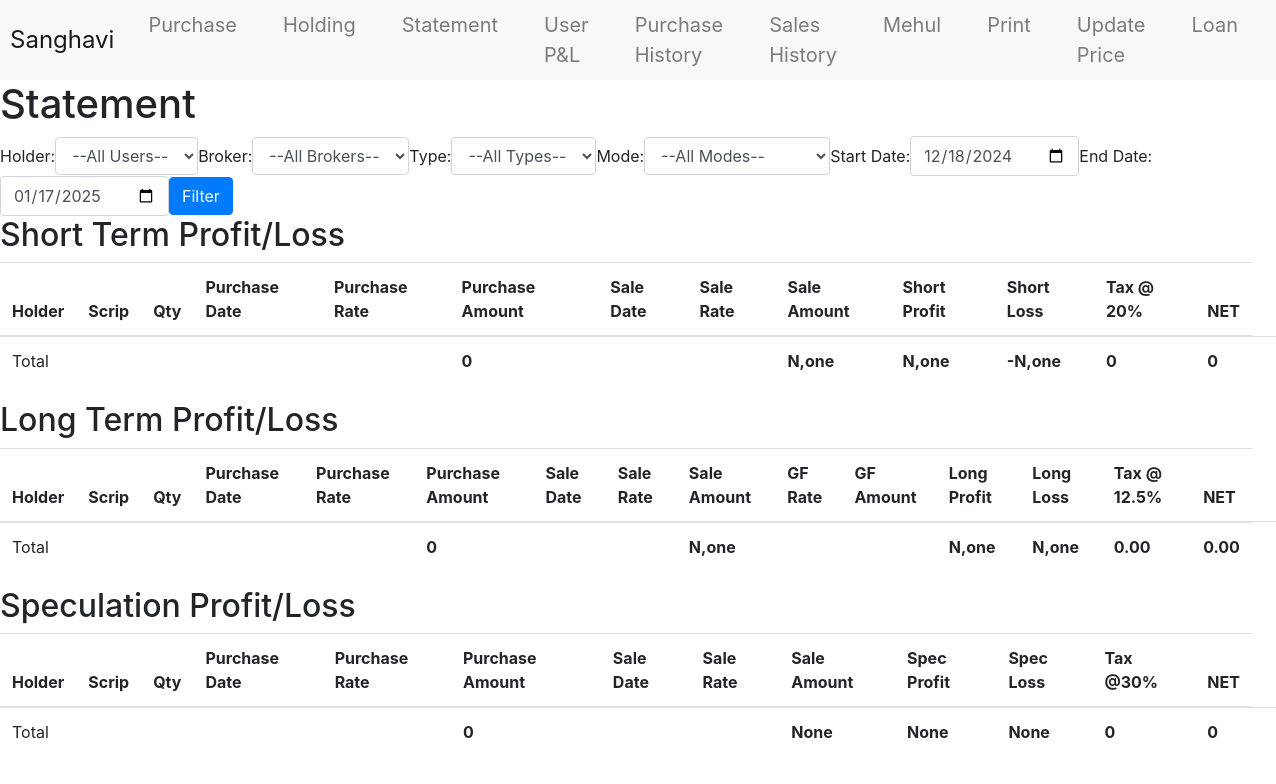
Page /SharesMF/main-feature-statement/ on the earlier database version.
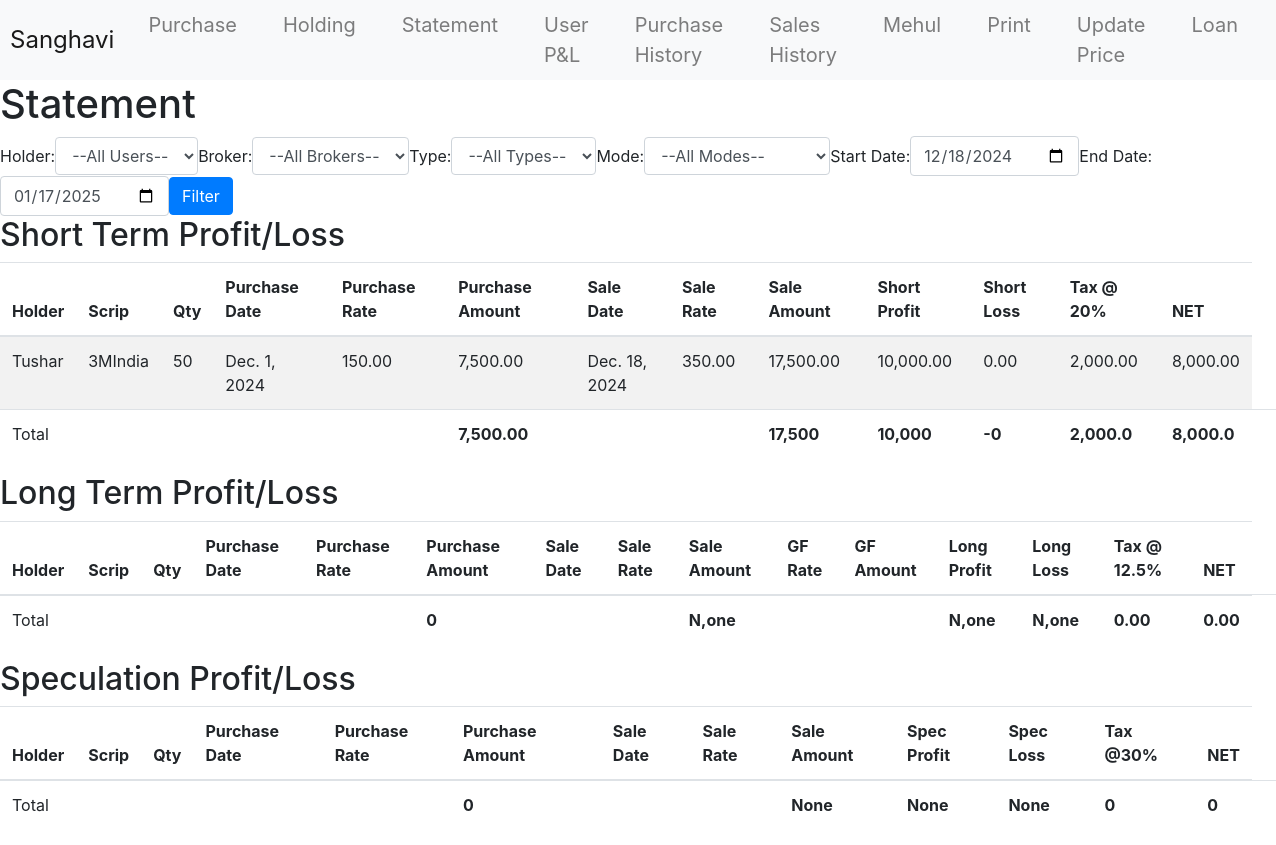
Same page on the later database version.
### SharesMF/models.py (models this page shows, shortened)
class Sale(models.Model):
    sale_date = models.DateField()
    purchase_id = models.ForeignKey(Purchase, on_delete=models.CASCADE)
    script = models.CharField(max_length=100)
    user = models.ForeignKey(UserTable, to_field='name', on_delete=models.CASCADE)
    qty = models.PositiveIntegerField()
    sale_rate = models.DecimalField(max_digits=10, decimal_places=2)
    sale_amount = models.DecimalField(max_digits=12, decimal_places=2, blank=True)
    gf_rate = models.DecimalField(max_digits=10, decimal_places=2, blank=True, null=True)
    short_profit = models.DecimalField(max_digits=12, decimal_places=2, blank=True, null=True)
    long_profit = models.DecimalField(max_digits=12, decimal_places=2, blank=True, null=True)
    short_loss = models.DecimalField(max_digits=12, decimal_places=2, blank=True, null=True)
    long_loss = models.DecimalField(max_digits=12, decimal_places=2, blank=True, null=True)
    tax = models.DecimalField(max_digits=12, decimal_places=2, blank=True, null=True)
    spec_profit = models.DecimalField(max_digits=12, decimal_places=2, blank=True, null=True)
    spec_loss = models.DecimalField(max_digits=12, decimal_places=2, blank=True, null=True)
    def calculate_purchase_total(self):
        if self.purchase_id and self.purchase_id.purchase_rate:
            return self.purchase_id.purchase_rate * self.qty
        return None
    @property
    def short_net(self):
        return (self.short_profit or Decimal(0)) -(self.short_loss or Decimal(0)) - (self.tax or Decimal(0))

class UserTable(models.Model):
    name = models.CharField(max_length=100, primary_key=True)
    pan = models.CharField(max_length=20, unique=True)
    family = models.CharField(max_length=100, null=True, blank=True)
    data_entry = models.BooleanField(default=False)

class Purchase(models.Model):
    purchase_id = models.AutoField(primary_key=True)
    purchase_date = models.DateField()
    script = models.CharField(max_length=100)
    TYPE_CHOICES = [
        ('Share', 'Share'),
        ('MF', 'Mutual Fund'),
    ]
    type = models.CharField(max_length=10, choices=TYPE_CHOICES)
    MODE_CHOICES = [
        ('secondary-market', 'Secondary Market'),
        ('new-issue', 'New Issue'),
    ]
    mode = models.CharField(
        max_length=20,
        choices=MODE_CHOICES,
        null=True,  # Allow null values
        blank=True  # Allow blank input in forms
    )
    user = models.ForeignKey(UserTable, to_field='name', on_delete=models.CASCADE)  # Use 'name' as the primary key
    qty = models.PositiveIntegerField()
    purchase_rate = models.DecimalField(max_digits=25, decimal_places=2)
    purchase_amount = models.DecimalField(max_digits=25, decimal_places=2, blank=True)
    broker = models.ForeignKey(Broker, on_delete=models.SET_NULL, null=True, blank=True)
    mehul = models.BooleanField(default=False)  # Default to "No"
    entry = models.CharField(max_length=255, null=True, blank=True)
    referenced_by = models.CharField(max_length=100, null=True, blank=True)

### SharesMF/views.py (the view)
# urls.py: path('main-feature-statement/', views.main_feature_statement, name='main_feature_statement'),
def main_feature_statement(request):
    today = datetime.today()
    users = UserTable.objects.all()
    brokers = Broker.objects.all()
    start_date = request.GET.get('start_date', (today - timedelta(days=30)).strftime('%Y-%m-%d'))
    end_date = request.GET.get('end_date', today.strftime('%Y-%m-%d'))
    user_filter = request.GET.get('user', None)
    broker_filter = request.GET.get('broker', None)
    type_filter = request.GET.get('type', None)
    mode_filter = request.GET.get('mode', None)
    sales_query = Sale.objects.filter(sale_date__range=[start_date, end_date])
    if user_filter:
        sales_query = sales_query.filter(user__name=user_filter)
    if broker_filter:
        sales_query = sales_query.filter(purchase_id__broker__name=broker_filter)
    if type_filter:  # Apply the new filter for type
        sales_query = sales_query.filter(purchase_id__type=type_filter)
    if mode_filter:  # Apply mode filter
        sales_query = sales_query.filter(purchase_id__mode=mode_filter)
    sales_query = sales_query.annotate(
        purchase_rate=F('purchase_id__purchase_rate'),
        broker=F('purchase_id__broker'),
        gf_amount=ExpressionWrapper(
            F('gf_rate') * F('qty'),
            output_field=DecimalField(max_digits=12, decimal_places=2)
        )
    )
    tax_rates = {tax_rate.profit: tax_rate.percent for tax_rate in TaxRate.objects.all()}
    short_term_sales = sales_query.filter(
    sale_date__gte=F('purchase_id__purchase_date') + timedelta(days=1),
    sale_date__lt=F('purchase_id__purchase_date') + timedelta(days=365)
)
    total_purchase_amount = sum(sale.calculate_purchase_total() or 0 for sale in short_term_sales)
    short_term_summary = short_term_sales.aggregate(
        total_sale_amount=Sum('sale_amount'),
        total_short_profit=Sum('short_profit'),
        total_short_loss=Sum('short_loss'),
        total_short_net=Sum(F('short_profit') - F('short_loss')- F('tax')),
    )
    short_term_summary['total_purchase_amount'] = total_purchase_amount
    short_term_profit = short_term_summary['total_short_profit'] or 0
    short_term_loss = short_term_summary['total_short_loss'] or 0
    short_term_tax = max(0,(short_term_profit - short_term_loss) * (Decimal(tax_rates.get('Short', 0)) / Decimal(100)))
    total_short_net = short_term_profit - short_term_loss - short_term_tax
    short_term_summary['total_short_net'] = total_short_net
    long_term_sales = sales_query.filter(sale_date__gte=F('purchase_id__purchase_date') + timedelta(days=365))
    total_purchase_amount = sum(sale.calculate_purchase_total() or 0 for sale in long_term_sales)
    long_term_summary = long_term_sales.aggregate(
        total_sale_amount=Sum('sale_amount'),
        total_long_profit=Sum('long_profit'),
        total_long_loss=Sum('long_loss'),
    )
    long_term_summary['total_purchase_amount'] = total_purchase_amount
    long_term_profit = long_term_summary['total_long_profit'] or 0
    long_term_loss = long_term_summary['total_long_loss'] or 0
    try:
        exemption = Exemption.objects.get(long='longTerm')
        exemption_amount = Decimal(exemption.deduct)
    except Exemption.DoesNotExist:
        exemption_amount = Decimal(0)  # Default to 0 if no exemption record is found
    taxable_long_term_profit = max(Decimal(0), long_term_profit - long_term_loss - exemption_amount)
    long_term_tax = max(0,taxable_long_term_profit * (Decimal(tax_rates.get('Long', 0)) / Decimal(100)))
    total_long_net = long_term_profit - long_term_loss - long_term_tax
    long_term_summary['total_long_net'] = total_long_net
    speculation_sales = sales_query.filter(
        Q(spec_profit__gt=0) | Q(spec_loss__gt=0)  # Either spec_profit or spec_loss greater than 0
    )
    total_purchase_amount = sum(sale.calculate_purchase_total() or 0 for sale in speculation_sales)
    speculation_summary = speculation_sales.aggregate(
        total_sale_amount=Sum('sale_amount'),
        total_spec_profit=Sum('spec_profit'),
        total_spec_loss=Sum('spec_loss'),
    )
    speculation_summary['total_purchase_amount'] = total_purchase_amount
    speculation_profit = speculation_summary['total_spec_profit'] or 0
    speculation_loss = speculation_summary['total_spec_loss'] or 0
    speculation_tax = max(0,(speculation_profit - speculation_loss) * (Decimal(tax_rates.get('Speculation', 0)) / Decimal(100)))
    total_spec_net = speculation_profit - speculation_loss - speculation_tax
    speculation_summary['total_spec_net'] = total_spec_net
    context = {
        'users': users,
        'start_date': start_date,
        'end_date': end_date,
        'brokers': brokers,
        'short_term_sales': short_term_sales,
        'long_term_sales': long_term_sales,
        'speculation_sales': speculation_sales,
        'short_term_summary': short_term_summary,
        'long_term_summary': long_term_summary,
        'speculation_summary': speculation_summary,
        'short_term_tax': short_term_tax,
        'long_term_tax': long_term_tax,
        'speculation_tax': speculation_tax,
        'type_filter': type_filter,
        'mode_filter': mode_filter,
    }
    return render(request, 'main_feature_statement.html', context)

### SharesMF/templatetags/indian_currency.py (called while the page is built)
@register.filter(name='indian_currency')
def indian_currency(value):
    try:
        num_str = str(value)
        if '.' in num_str:
            whole, decimal = num_str.split('.')
        else:
            whole, decimal = num_str, None
        whole = whole.replace(',', '')
        if len(whole) <= 3:
            formatted = whole
        else:
            last_three = whole[-3:]
            remaining = whole[:-3]
            groups = []
            while remaining:
                group = remaining[-2:] if len(remaining) >= 2 else remaining
                groups.insert(0, group)
                remaining = remaining[:-2]
            formatted = ','.join(groups) + ',' + last_three
        if decimal:
            formatted = f"{formatted}.{decimal}"
        return formatted
    except (ValueError, TypeError):
        return value

### SharesMF/templates/main_feature_statement.html (shortened to what the changed rows need)
{% extends 'base.html' %}
{% load indian_currency %}
{% block content %}
  <h1>Statement</h1>
  <h2>Short Term Profit/Loss</h2>
  <table class="table table-striped">
    <thead>
      <tr>
        <th>Holder</th>
        <th>Scrip</th>
        <th>Qty</th>
        <th>Purchase Date</th>
        <th>Purchase Rate</th>
        <th>Purchase Amount</th>
        <th>Sale Date</th>
        <th>Sale Rate</th>
        <th>Sale Amount</th>
        <th>Short Profit</th>
        <th>Short Loss</th>
        <th>Tax @ 20%</th>
        <th>NET</th>
      </tr>
    </thead>
    <tbody>
      {% for sale in short_term_sales %}
      <tr class="{% if sale.short_net > 0 %}profit-row{% elif sale.long_net < 1 %}loss-row{% endif %}">
            <td>{{ sale.user.name }}</td>
          <td>{{ sale.script }}</td>
          <td>{{ sale.qty }}</td>
          <td>{{ sale.purchase_id.purchase_date }}</td>
          <td>{{ sale.purchase_rate }}</td>
          <td>{{ sale.calculate_purchase_total|indian_currency }}</td>
          <td>{{ sale.sale_date }}</td>
          <td>{{ sale.sale_rate }}</td>
          <td>{{ sale.sale_amount|indian_currency }}</td>
          <td>{{ sale.short_profit|indian_currency }}</td>
          <td>{{ sale.short_loss |indian_currency}}</td>
          <td>{{ sale.tax|indian_currency }}</td>
          <td>{{ sale.short_net|indian_currency }}</td>
        </tr>
      {% endfor %}
    </tbody>
    <tfoot>
      <tr>
        <td><strong>{{ short_term_summary.total_purchase_amount|indian_currency }}</strong></td>
        <td><strong>{{ short_term_summary.total_sale_amount|indian_currency }}</strong></td>
        <td><strong>{{ short_term_summary.total_short_profit|indian_currency }}</strong></td>
        <td><strong>-{{ short_term_summary.total_short_loss|indian_currency }}</strong></td>
        <td><strong>{{ short_term_tax|indian_currency }}</strong></td>
        <td><strong>{{ short_term_summary.total_short_net|indian_currency}}</strong></td>
      </tr>
    </tfoot>
  </table>
  <h2>Long Term Profit/Loss</h2>
  <table class="table table-striped">
    <thead>
      <tr>
        <th>Holder</th>
        <th>Scrip</th>
        <th>Qty</th>
        <th>Purchase Date</th>
        <th>Purchase Rate</th>
        <th>Purchase Amount</th>
        <th>Sale Date</th>
        <th>Sale Rate</th>
        <th>Sale Amount</th>
        <th>GF Rate</th>
        <th>GF Amount</th>
        <th>Long Profit</th>
        <th>Long Loss</th>
        <th>Tax @ 12.5%</th>
        <th>NET</th>
      </tr>
    </thead>
  </table>
  <h2>Speculation Profit/Loss</h2>
  <table class="table table-striped">
    <thead>
      <tr>
        <th>Holder</th>
        <th>Scrip</th>
        <th>Qty</th>
        <th>Purchase Date</th>
        <th>Purchase Rate</th>
        <th>Purchase Amount</th>
        <th>Sale Date</th>
        <th>Sale Rate</th>
        <th>Sale Amount</th>
        <th>Spec Profit</th>
        <th>Spec Loss</th>
        <th>Tax @30%</th>
        <th>NET</th>
      </tr>
    </thead>
  </table>
{% endblock %}

Differences in the rows shown:
added Sale: user.name "Tushar", script "3MIndia", qty "50", purchase_id.purchase_date "Dec. 1, 2024", purchase_rate "150.00", calculate_purchase_total|indian_currency "7,500.00", sale_date "Dec. 18, 2024", sale_rate "350.00", sale_amount|indian_currency "17,500.00", short_profit|indian_currency "10,000.00", short_loss|indian_currency "0.00", tax|indian_currency "2,000.00", short_net|indian_currency "8,000.00"
Other differences:
{{ short_term_summary.total_purchase_amount|indian_currency }}: "0" → "7,500.00"
{{ short_term_summary.total_sale_amount|indian_currency }}: "N,one" → "17,500"
{{ short_term_summary.total_short_profit|indian_currency }}: "N,one" → "10,000"
{{ short_term_summary.total_short_loss|indian_currency }}: "N,one" → "0"
{{ short_term_tax|indian_currency }}: "0" → "2,000.0"
{{ short_term_summary.total_short_net|indian_currency }}: "0" → "8,000.0"
